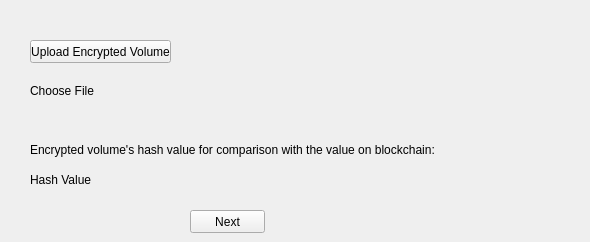
     <widget class="QWidget" name="tab_7">
      <attribute name="title">
       <string>Verify</string>
      </attribute>
      <widget class="QLabel" name="lbl_hash_value">
       <property name="geometry">
        <rect>
         <x>30</x>
         <y>170</y>
         <width>551</width>
         <height>20</height>
        </rect>
       </property>
       <property name="text">
        <string>Hash Value</string>
       </property>
      </widget>
      <widget class="QLabel" name="label_5">
       <property name="geometry">
        <rect>
         <x>30</x>
         <y>140</y>
         <width>421</width>
         <height>20</height>
        </rect>
       </property>
       <property name="text">
        <string>Encrypted volume's hash value for comparison with the value on blockchain:</string>
       </property>
      </widget>
      <widget class="QPushButton" name="btn_upload_encrypted_vol">
       <property name="geometry">
        <rect>
         <x>30</x>
         <y>40</y>
         <width>141</width>
         <height>23</height>
        </rect>
       </property>
       <property name="text">
        <string>Upload Encrypted Volume</string>
       </property>
      </widget>
      <widget class="QLabel" name="label_encrypted_volume">
       <property name="geometry">
        <rect>
         <x>30</x>
         <y>80</y>
         <width>471</width>
         <height>21</height>
        </rect>
       </property>
       <property name="layoutDirection">
        <enum>Qt::LeftToRight</enum>
       </property>
       <property name="text">
        <string>Choose File</string>
       </property>
       <property name="alignment">
        <set>Qt::AlignLeading|Qt::AlignLeft|Qt::AlignVCenter</set>
       </property>
      </widget>
      <widget class="QPushButton" name="verify_next_pushButton">
       <property name="geometry">
        <rect>
         <x>190</x>
         <y>210</y>
         <width>75</width>
         <height>23</height>
        </rect>
       </property>
       <property name="text">
        <string>Next</string>
       </property>
      </widget>
     </widget>
